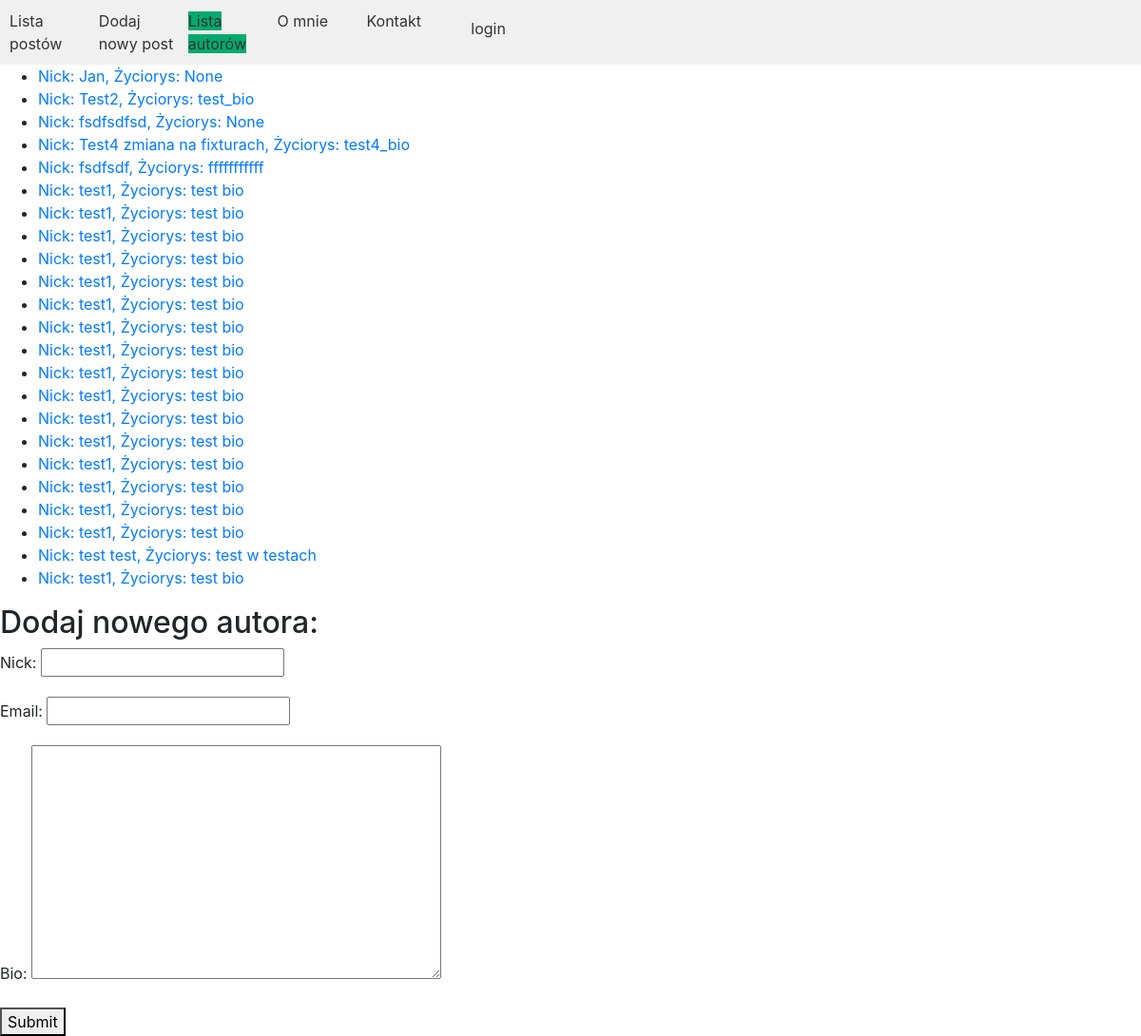
The app's page /authors_list/ with its own data.
### posts/models.py (models this page shows)
class Author(models.Model):
    nick = models.CharField(max_length=50)
    email = models.EmailField()
    bio = models.TextField(null=True)
    def __str__(self):
        return f"Nick: {self.nick}, Życiorys: {self.bio}"

### posts/views.py (the view, shortened to what this page needs)
# urls.py: path('authors_list/', authors_list, name='lista_autorow'),
def authors_list(request):
    authors = Author.objects.all()
    form = AuthorForm
    return render(
        request=request,
        template_name="posts/author_list.html",
        context={'authors': authors, 'title': 'Lista postów', 'active_tab': 'authors_list', 'form': form}
    )

### posts/templates/posts/author_list.html (shortened to what this page needs)
{% extends 'main.html' %}
{% block content %}
    <ul>
        {% for a in authors %}
            <li><a href="{% url "posts:autor" a.id %}">{{ a }}</a></li>
        {% endfor %}
    </ul>
    <h2>Dodaj nowego autora:</h2>
<form method="post">
    {{ form.as_p }}
    <button type="submit">Submit</button>
</form>
{% endblock %}

### records on screen
Author: nick+bio "Nick: Jan, Życiorys: None"
Author: nick+bio "Nick: Test2, Życiorys: test_bio"
Author: nick+bio "Nick: fsdfsdfsd, Życiorys: None"
Author: nick+bio "Nick: Test4 zmiana na fixturach, Życiorys: test4_bio"
Author: nick+bio "Nick: fsdfsdf, Życiorys: fffffffffff"
Author: nick+bio "Nick: test1, Życiorys: test bio"
Author: nick+bio "Nick: test1, Życiorys: test bio"
Author: nick+bio "Nick: test1, Życiorys: test bio"
Author: nick+bio "Nick: test1, Życiorys: test bio"
Author: nick+bio "Nick: test1, Życiorys: test bio"
Author: nick+bio "Nick: test1, Życiorys: test bio"
Author: nick+bio "Nick: test1, Życiorys: test bio"
Author: nick+bio "Nick: test1, Życiorys: test bio"
Author: nick+bio "Nick: test1, Życiorys: test bio"
Author: nick+bio "Nick: test1, Życiorys: test bio"
Author: nick+bio "Nick: test1, Życiorys: test bio"
Author: nick+bio "Nick: test1, Życiorys: test bio"
Author: nick+bio "Nick: test1, Życiorys: test bio"
Author: nick+bio "Nick: test1, Życiorys: test bio"
Author: nick+bio "Nick: test1, Życiorys: test bio"
Author: nick+bio "Nick: test1, Życiorys: test bio"
Author: nick+bio "Nick: test test, Życiorys: test w testach"
Author: nick+bio "Nick: test1, Życiorys: test bio"
